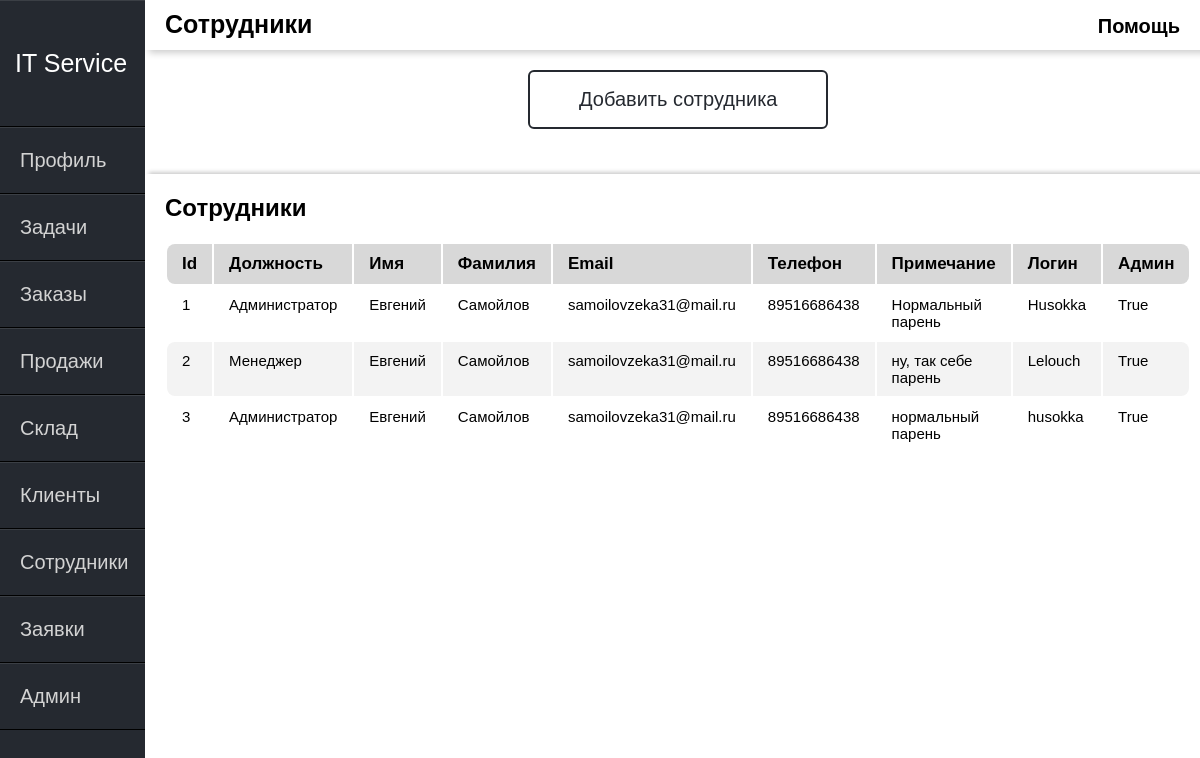
Before: /staff/ (signed in) with the older database file.
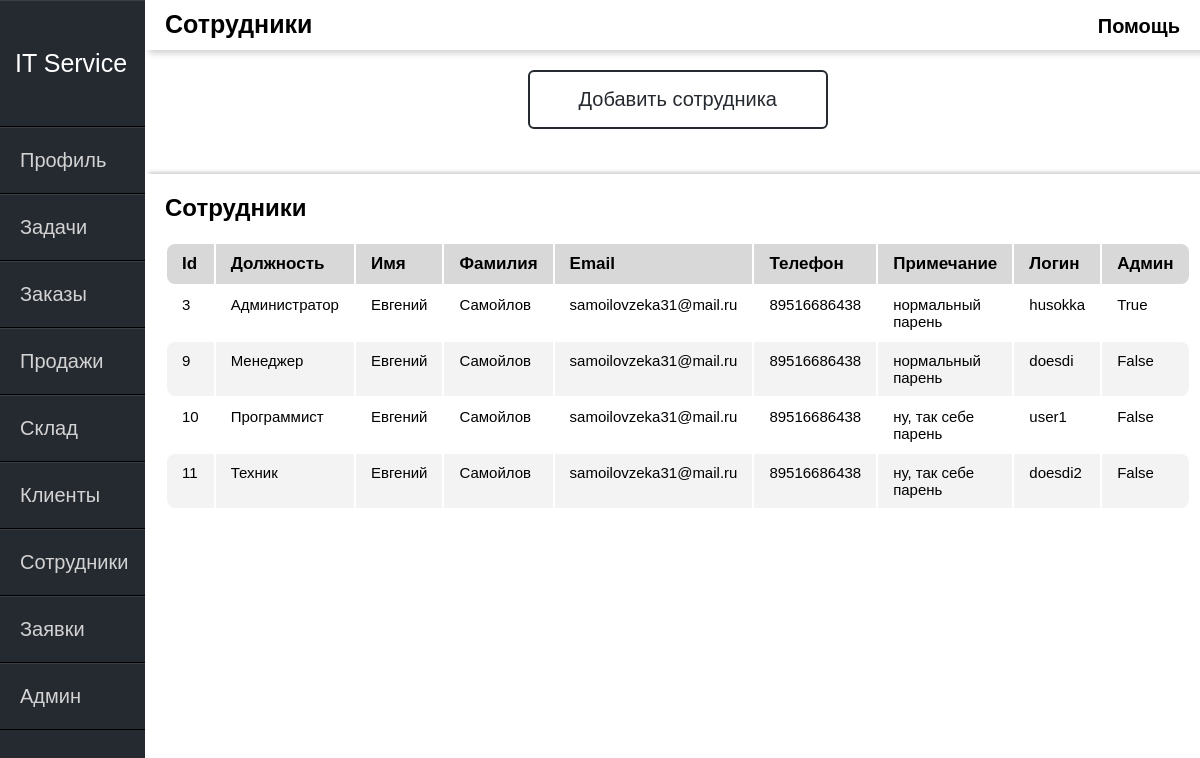
After: the same page with the newer database file.
### itservice/models.py (models this page shows)
class users(AbstractUser):
    Type = (
        ('Администратор', 'Администратор'),
        ('Техник', 'Техник'),
        ('Программист', 'Программист'),
        ('Менеджер', 'Менеджер')
    )
    user_phone = models.CharField(max_length=40, verbose_name="Номер телефона")
    user_note = models.CharField(max_length=50, verbose_name="Примечание")
    user_time = models.DateField(default=date.today, verbose_name="Дата начала работы")
    user_photo = models.ImageField(upload_to="photos/%y/%m/%d/", verbose_name="Фото сотрудника")
    user_role = models.CharField(max_length=50, choices=Type, default='Программист', verbose_name="Должность")

### itservice/views.py (the view)
# urls.py: path('staff/', views.st, name="staff"),
def st(request):
    us = users.objects.all()
    return render(request, 'itservice/staff.html', {'us': us})

### itservice/templates/itservice/staff.html
{% extends 'itservice/main.html' %}
{% block content %}
<div class="header-name">
    Сотрудники
</div>
 <div class="help">
    <span class="tooltip" data-title="Это окно сотрудников.
    Администратор или менеджер могут просматривать сотрудников.">Помощь</span>
 </div>
{% endblock %}
{% block content1 %}
<div class="main-window">
    <button class="btn" id=""><a href="{% url 'staff-add' %}">Добавить сотрудника</a></button>
<div class="ok"></div>
<div class="warpper">
  <div class="panels">
      <div class="panel-title">Сотрудники</div>
      <table class="table">
        <thead>
        <tr>
            <th>Id</th>
            <th>Должность</th>
            <th>Имя</th>
            <th>Фамилия</th>
            <th>Email</th>
            <th>Телефон</th>
            <th>Примечание</th>
            <th>Логин</th>
            <th>Админ</th>
        </tr>
        </thead>
        <tbody>
        {% for u in us%}
        <tr>
            <td>{{u.id}}</td>
            <td>{{u.user_role}}</td>
            <td>{{u.first_name}}</td>
            <td>{{u.last_name}}</td>
            <td>{{u.email}}</td>
            <td>{{u.user_phone}}</td>
            <td>{{u.user_note}}</td>
            <td>{{u.username}}</td>
            <td>{{u.is_superuser}}</td>
        </tr>
        {% endfor %}
        </tbody>
      </table>
    </div>
  </div>
</div>
{% endblock %}

### itservice/templates/itservice/main.html (shortened to what this page needs)
{% load static %}
<html lang="en">
<head>
	<link rel="stylesheet" href="{% static 'itservice/css/reset.css' %}" type="text/css">
    <link rel="stylesheet" href="{% static 'itservice/css/main.css' %}" type="text/css">
</head>
<body>
<div class="sidebar">
    <div class="sidebar-name">
        IT Service
    </div>
    {% if user.is_authenticated %}
    <ul>
        <li><a href="{% url 'profile' %}">Профиль</a></li>
        <li><a href="{% url 'tasks' %}">Задачи</a></li>
        <li><a href="{% url 'orders' %}">Заказы</a></li>
        <li><a href="{% url 'sales' %}">Продажи</a></li>
        <li><a href="{% url 'inventory' %}">Склад</a></li>
        <li><a href="{% url 'clients' %}">Клиенты</a></li>
        {% if user.user_role == 'Администратор'%}
        <li><a href="{% url 'staff' %}">Сотрудники</a></li>
        <li><a href="{% url 'applications' %}">Заявки</a></li>
        <li><a href="{% url 'admin:index' %}">Админ</a></li>
        {% elif  user.user_role == 'Менеджер' %}
        <li><a href="{% url 'staff' %}">Сотрудники</a></li>
        <li><a href="{% url 'applications' %}">Заявки</a></li>
        {%endif%}
    </ul>
    {%endif%}
</div>
<main class="main">
    {% if user.is_authenticated %}
    <div class="header">
       {% block content %}
        {% endblock %}
    </div>
    <div class="main-form">
        {% block content1 %}
        {% endblock %}
    </div>
    {% else %}
    <div class="noauth">
        <span>Вы не авторизованны</span>
        <a class="but" href="{% url 'login' %}">Авторизоваться</a>
    </div>
    {%endif%}
</main>
</body>
</html>

### itservice/static/itservice/css/main.css (style rules this page uses)
body { width: 100%; height: 100%; display: flex; font-weight: initial; font-family: 'Trebuchet MS', Helvetica, sans-serif; }
.header { box-shadow: 0 7px 7px -4px rgba(0, 0, 0, .2); height: 6%; min-height: 50px; width: 100%; background-color: white; display: flex; }
.header-name { font-size: 25px; padding-left: 20px; padding-top: 10px; font-weight: bold; }
.help { position: absolute; right: 0; padding-right: 20px; padding-top: 15px; font-weight: bold; font-size: 20px; }
.tooltip { right: 0; border-bottom: 1px; position: relative; cursor: pointer; }
.tooltip:before, .tooltip:after { display: block; position: absolute; opacity:0; visibility: hidden; margin-top: 15px; transition: 0.7s; }
.tooltip:before { background-color: #252930; content: attr(data-title); color:lightgray; font-weight: initial; min-width: 200px; min-height: 50px; border-radius: 5px; margin-left: -160px; top:50px; padding: 10px; box-sizing: border-box; text-align: center; font-size: 20px; }
.tooltip:after { content: ""; }
.sidebar { width: 145px; height: 100%; position: fixed; min-width: 145px; background-color: #252930; color: lightgray; }
.sidebar-name { color:white; font-size: 25px; display: block; line-height: 65px; padding-left: 15px; padding-top: 30px; padding-bottom: 30px; box-sizing: border-box; border-top:1px solid rgba(255,255,255,.1); border-bottom:1px solid black; }
.sidebar ul a { font-size: 20px; display: block; line-height: 65px; padding-left: 20px; box-sizing: border-box; border-top:1px solid rgba(255,255,255,.1); border-bottom:1px solid black; transition: 0.4s; }
.main { margin-left:145px; display: inline-block; width: 100%; min-height: 100vh; }
.main-form { width: 100%; }
.warpper { display: flex; flex-direction: column; }
.panels { box-shadow: 0 -6px 4px -4px rgba(0, 0, 0, .2); background-color: white; width: 100%; height: 100%; border-radius: 3px; overflow: hidden; padding: 20px; }
.panel-title { font-size: 1.5em; font-weight: bold; padding-bottom: 20px ; }
.main-window { padding-top: 20px; }
.btn { background-color: transparent; width: 300px; margin: 0 auto; display: block; position: center; font-size: 20px; -webkit-transition-duration: 0.4s; transition-duration: 0.4s; padding: 16px 32px; cursor: pointer; color: #252930; border: 2px solid #252930; border-radius: 6px; }
.table { width: 100%; border: none; margin-bottom: 20px; }
.table thead th { font-weight: bold; text-align: left; border: none; padding: 10px 15px; background: #d8d8d8; font-size: 17px; }
.table thead tr th:first-child { border-radius: 8px 0 0 8px; }
.table thead tr th:last-child { border-radius: 0 8px 8px 0; }
.table tbody td { text-align: left; border: none; padding: 10px 15px; font-size: 15px; vertical-align: top; }
.table tbody tr:nth-child(even) { background: #f3f3f3; }
.table tbody tr td:first-child { border-radius: 8px 0 0 8px; }
.table tbody tr td:last-child { border-radius: 0 8px 8px 0; }
.ok { height: 45px; }

Changed rows visible on the page:
removed users: id "1", user_role "Администратор", first_name "Евгений", last_name "Самойлов", email "samoilovzeka31@mail.ru", user_phone "89516686438", user_note "Нормальный парень", username "Husokka", is_superuser "True"
removed users: id "2", user_role "Менеджер", first_name "Евгений", last_name "Самойлов", email "samoilovzeka31@mail.ru", user_phone "89516686438", user_note "ну, так себе парень", username "Lelouch", is_superuser "True"
added users: id "9", user_role "Менеджер", first_name "Евгений", last_name "Самойлов", email "samoilovzeka31@mail.ru", user_phone "89516686438", user_note "нормальный парень", username "doesdi", is_superuser "False"
added users: id "10", user_role "Программист", first_name "Евгений", last_name "Самойлов", email "samoilovzeka31@mail.ru", user_phone "89516686438", user_note "ну, так себе парень", username "user1", is_superuser "False"
added users: id "11", user_role "Техник", first_name "Евгений", last_name "Самойлов", email "samoilovzeka31@mail.ru", user_phone "89516686438", user_note "ну, так себе парень", username "doesdi2", is_superuser "False"
